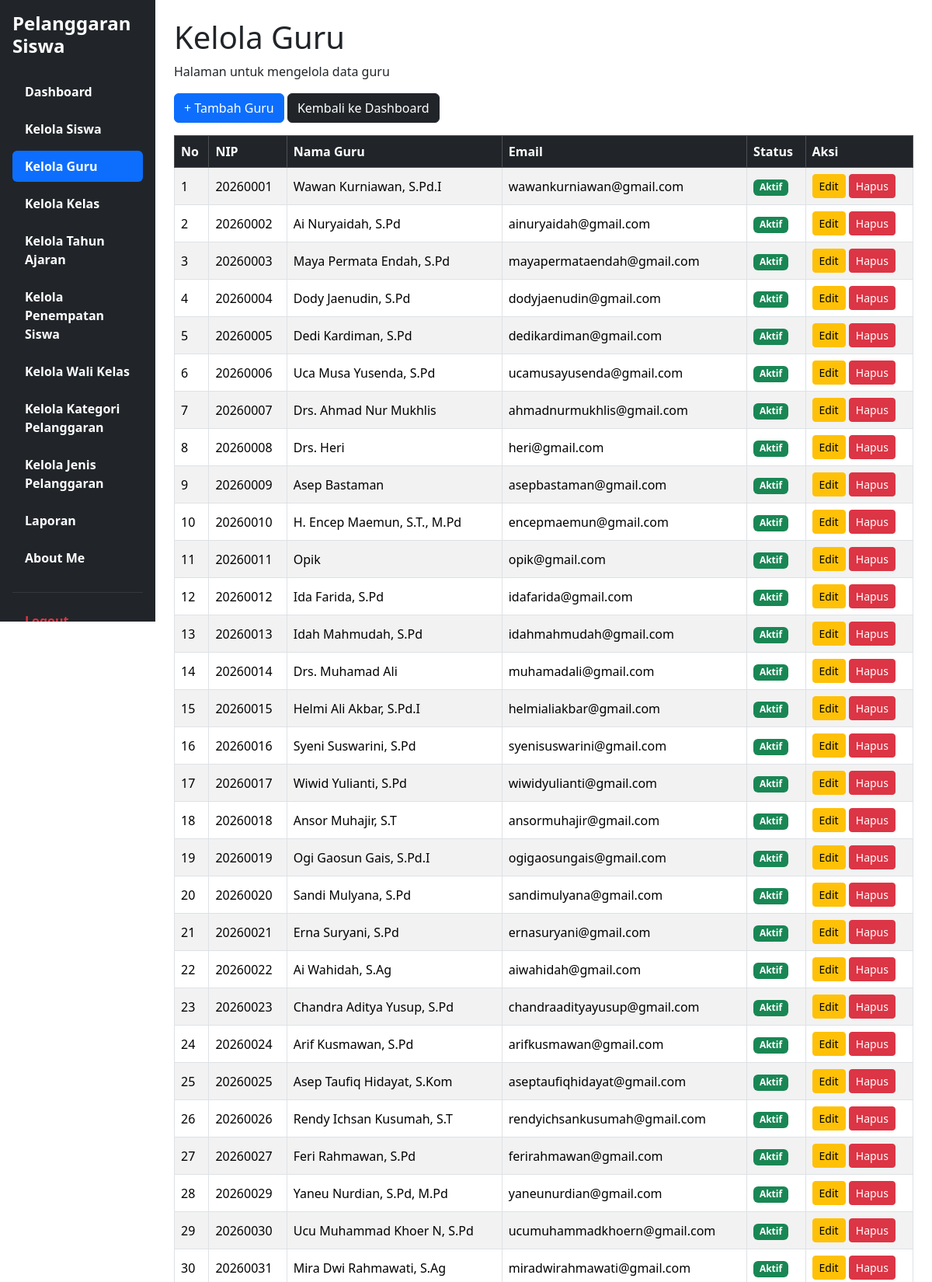
Page /Kelola_Guru.php (upper part) on the committed database.
### tables this page shows
CREATE TABLE `t_guru` (
  `id` int(11) NOT NULL,
  `nip` varchar(30) NOT NULL,
  `nama` varchar(150) DEFAULT NULL,
  `email` varchar(150) NOT NULL,
  `status_aktif` tinyint(1) NOT NULL,
  `user_id` int(11) NOT NULL,
  `created_at` timestamp NOT NULL DEFAULT current_timestamp(),
  `updated_at` timestamp NOT NULL DEFAULT current_timestamp()
);

### Kelola_Guru.php (the view, shortened to what this page needs)
<?php
require_once __DIR__ . '/config/koneksi.php';
$sql = "
    SELECT id, nip, nama, email, status_aktif
    FROM t_guru
    ORDER BY id ASC
";
$result = $koneksi->query($sql);
?>
<!DOCTYPE html>
<html lang="id">
<head>
    <link href="https://cdn.jsdelivr.net/npm/bootstrap@5.3.8/dist/css/bootstrap.min.css" rel="stylesheet">
    <link rel="stylesheet"
           href="https://cdn.datatables.net/2.3.4/css/dataTables.bootstrap5.min.css">
</head>
<body>
<div class="container-fluid">
    <div class="row">
<div class="col-md-3 col-lg-2 bg-dark min-vh-100 p-3 sticky-top" style="top: 0; height: 100vh; overflow-y: auto;">
            <h4 class="text-white fw-bold mb-4 ">
            Pelanggaran Siswa
            </h4>
            <ul class="nav nav-pills flex-column">
                <li class="nav-item mb-2">
                    <a href="dashboard.php" class="nav-link text-white">
                    <h7 class="fw-bold mb-4">Dashboard</h7>
                    </a>
                </li>
                <li class="nav-item mb-2">
                    <a href="Kelola_Siswa.php" class="nav-link text-white">
                    <h7 class="fw-bold mb-4">Kelola Siswa</h7>
                    </a>
                </li>
                <li class="nav-item mb-2">
                    <a href="Kelola_Guru.php" class="nav-link active">
                    <h7 class="fw-bold mb-4">Kelola Guru</h7>
                    </a>
                </li>
                <li class="nav-item mb-2">
                    <a href="Kelola_Kelas.php" class="nav-link text-white">
                    <h7 class="fw-bold mb-4">Kelola Kelas</h7>
                    </a>
                </li>
                <li class="nav-item mb-2">
                    <a href="Kelola_Tahun_Ajaran.php" class="nav-link text-white">
                    <h7 class="fw-bold mb-4">Kelola Tahun Ajaran</h7>
                    </a>
                </li>
                <li class="nav-item mb-2">
                    <a href="Kelola_Penempatan_Siswa.php" class="nav-link text-white">
                    <h7 class="fw-bold mb-4">Kelola Penempatan Siswa</h7>
                    </a>
                </li>
                <li class="nav-item mb-2">
                    <a href="Kelola_Wali_Kelas.php" class="nav-link text-white">
                    <h7 class="fw-bold mb-4">Kelola Wali Kelas</h7>
                    </a>
                </li>
                <li class="nav-item mb-2">
                    <a href="Kelola_Kategori_Pelanggaran.php" class="nav-link text-white">
                    <h7 class="fw-bold mb-4">Kelola Kategori Pelanggaran</h7>
                    </a>
                </li>
                <li class="nav-item mb-2">
                    <a href="Kelola_Jenis_Pelanggaran.php" class="nav-link text-white">
                    <h7 class="fw-bold mb-4">Kelola Jenis Pelanggaran</h7>
                    </a>
                </li>
                <li class="nav-item mb-2">
                    <a href="Laporan.php" class="nav-link text-white">
                    <h7 class="fw-bold mb-4">Laporan</h7>
                    </a>
                </li>
                <li class="nav-item mb-2">
                    <a href="about_me.php" class="nav-link text-white">
                    <h7 class="fw-bold mb-4">About Me</h7>
                    </a>
                </li>
                <hr class="text-secondary">
                <li class="nav-item">
                    <a href="logout.php" class="nav-link text-danger">
                    <h7 class="fw-bold mb-4">Logout</h7>
                    </a>
                </li>
            </ul>
        </div>
        <main class="col-md-9 col-lg-10 p-4">
            <h1>Kelola Guru</h1>
            <p>Halaman untuk mengelola data guru</p>
            <div class="mb-3">
                <a href="tambah_guru.php" class="btn btn-primary">
                    + Tambah Guru
                </a>
                <a href="dashboard.php" class="btn btn-dark">
                     Kembali ke Dashboard
                </a>
            </div>
            <div class="table-responsive">
                <table id="tabelGuru" class="table table-striped table-bordered align-middle">
                    <thead class="table-dark">
                        <tr>
                            <th>No</th>
                            <th>NIP</th>
                            <th>Nama Guru</th>
                            <th>Email</th>
                            <th>Status</th>
                            <th>Aksi</th>
                        </tr>
                    </thead>
                    <tbody>
                        <?php
                        $no = 1;
                        while ($guru = $result->fetch_assoc()):
                            $bersihNip = str_ireplace('NIP', '', $guru['nip'] ?? '');
                            $bersihEmail = strtolower(trim($guru['email'] ?? ''));
                        ?>
                            <tr>
                                <td><?= $no++ ?></td>
                                <td>
                                    <?= htmlspecialchars($bersihNip, ENT_QUOTES, 'UTF-8') ?>
                                </td>
                                <td>
                                    <?= htmlspecialchars($guru['nama'] ?? '', ENT_QUOTES, 'UTF-8') ?>
                                </td>
                                <td>
                                    <?= htmlspecialchars($bersihEmail, ENT_QUOTES, 'UTF-8') ?>
                                </td>
                                <td>
                                    <?php if ((int)$guru['status_aktif'] === 1): ?>
                                        <span class="badge bg-success">Aktif</span>
                                    <?php else: ?>
                                        <span class="badge bg-secondary">Tidak Aktif</span>
                                    <?php endif; ?>
                                </td>
                                <td>
                                    <a href="edit_guru.php?id=<?= (int)$guru['id'] ?>"
                                       class="btn btn-warning btn-sm">
                                        Edit
                                    </a>
                                    <a href="hapus_guru.php?id=<?= (int)$guru['id'] ?>"
                                       onclick="return confirm('Yakin ingin menghapus guru ini?')"
                                       class="btn btn-danger btn-sm">
                                        Hapus
                                    </a>
                                </td>
                            </tr>
                        <?php endwhile; ?>
                    </tbody>
                </table>
            </div>
        </main>
    </div>
</div>
</body>
</html>

### rows in the picture
t_guru: nip "20260001", nama "Wawan Kurniawan, S.Pd.I", email "wawankurniawan@gmail.com", status_aktif "Aktif"
t_guru: nip "20260002", nama "Ai Nuryaidah, S.Pd", email "ainuryaidah@gmail.com", status_aktif "Aktif"
t_guru: nip "20260003", nama "Maya Permata Endah, S.Pd", email "mayapermataendah@gmail.com", status_aktif "Aktif"
t_guru: nip "20260004", nama "Dody Jaenudin, S.Pd", email "dodyjaenudin@gmail.com", status_aktif "Aktif"
t_guru: nip "20260005", nama "Dedi Kardiman, S.Pd", email "dedikardiman@gmail.com", status_aktif "Aktif"
t_guru: nip "20260006", nama "Uca Musa Yusenda, S.Pd", email "ucamusayusenda@gmail.com", status_aktif "Aktif"
t_guru: nip "20260007", nama "Drs. Ahmad Nur Mukhlis", email "ahmadnurmukhlis@gmail.com", status_aktif "Aktif"
t_guru: nip "20260008", nama "Drs. Heri", email "heri@gmail.com", status_aktif "Aktif"
t_guru: nip "20260009", nama "Asep Bastaman", email "asepbastaman@gmail.com", status_aktif "Aktif"
t_guru: nip "20260010", nama "H. Encep Maemun, S.T., M.Pd", email "encepmaemun@gmail.com", status_aktif "Aktif"
t_guru: nip "20260011", nama "Opik", email "opik@gmail.com", status_aktif "Aktif"
t_guru: nip "20260012", nama "Ida Farida, S.Pd", email "idafarida@gmail.com", status_aktif "Aktif"
t_guru: nip "20260013", nama "Idah Mahmudah, S.Pd", email "idahmahmudah@gmail.com", status_aktif "Aktif"
t_guru: nip "20260014", nama "Drs. Muhamad Ali", email "muhamadali@gmail.com", status_aktif "Aktif"
t_guru: nip "20260015", nama "Helmi Ali Akbar, S.Pd.I", email "helmialiakbar@gmail.com", status_aktif "Aktif"
t_guru: nip "20260016", nama "Syeni Suswarini, S.Pd", email "syenisuswarini@gmail.com", status_aktif "Aktif"
t_guru: nip "20260017", nama "Wiwid Yulianti, S.Pd", email "wiwidyulianti@gmail.com", status_aktif "Aktif"
t_guru: nip "20260018", nama "Ansor Muhajir, S.T", email "ansormuhajir@gmail.com", status_aktif "Aktif"
t_guru: nip "20260019", nama "Ogi Gaosun Gais, S.Pd.I", email "ogigaosungais@gmail.com", status_aktif "Aktif"
t_guru: nip "20260020", nama "Sandi Mulyana, S.Pd", email "sandimulyana@gmail.com", status_aktif "Aktif"
t_guru: nip "20260021", nama "Erna Suryani, S.Pd", email "ernasuryani@gmail.com", status_aktif "Aktif"
t_guru: nip "20260022", nama "Ai Wahidah, S.Ag", email "aiwahidah@gmail.com", status_aktif "Aktif"
t_guru: nip "20260023", nama "Chandra Aditya Yusup, S.Pd", email "chandraadityayusup@gmail.com", status_aktif "Aktif"
t_guru: nip "20260024", nama "Arif Kusmawan, S.Pd", email "arifkusmawan@gmail.com", status_aktif "Aktif"
t_guru: nip "20260025", nama "Asep Taufiq Hidayat, S.Kom", email "aseptaufiqhidayat@gmail.com", status_aktif "Aktif"
t_guru: nip "20260026", nama "Rendy Ichsan Kusumah, S.T", email "rendyichsankusumah@gmail.com", status_aktif "Aktif"
t_guru: nip "20260027", nama "Feri Rahmawan, S.Pd", email "ferirahmawan@gmail.com", status_aktif "Aktif"
t_guru: nip "20260029", nama "Yaneu Nurdian, S.Pd, M.Pd", email "yaneunurdian@gmail.com", status_aktif "Aktif"
t_guru: nip "20260030", nama "Ucu Muhammad Khoer N, S.Pd", email "ucumuhammadkhoern@gmail.com", status_aktif "Aktif"
t_guru: nip "20260031", nama "Mira Dwi Rahmawati, S.Ag", email "miradwirahmawati@gmail.com", status_aktif "Aktif"
